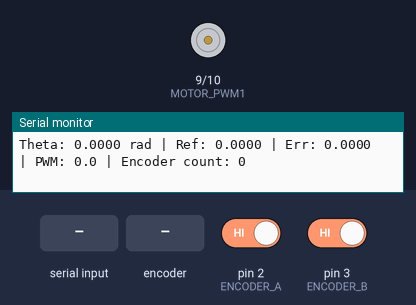
The sketch below on a simulated Arduino Uno, built with avr-gcc and run on an emulated ATmega328P. On the bench: motor-driver pin pairs drawn as motors (green arrow = first pin HIGH = forward, orange = second pin HIGH = backward, longer = more drive), the last lines printed to the serial monitor. Inputs (shaded band) come from the test bench; at power-on: pin 2 (ENCODER_A) HIGH, pin 3 (ENCODER_B) HIGH.

Above: at 1.2 s.
1.3 s: "SET,45\n" received over Serial
At 2.3 s:
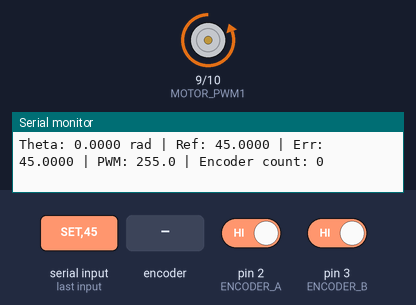
2.8 s: "SET\n" received over Serial
At 4.1 s:
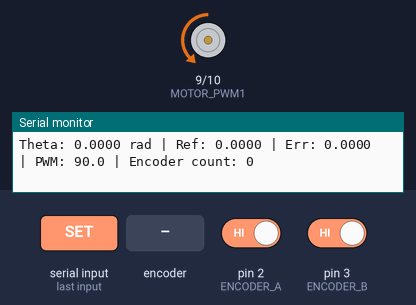
4.4 s: "SET,45\n" received over Serial
At 5.7 s:
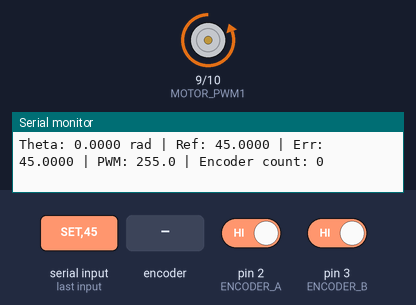
6.0 s: rotary encoder on pin 2 (ENCODER_A) / pin 3 (ENCODER_B) turned 2 steps (second pin leading)
9.4 s: "SET90\n" received over Serial
At 9.52 s:
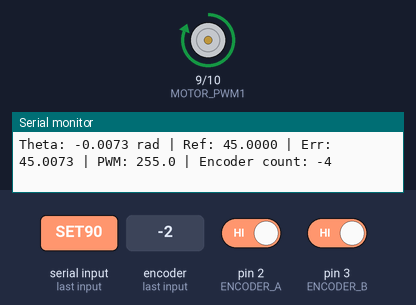
12.4 s: rotary encoder on pin 2 (ENCODER_A) / pin 3 (ENCODER_B) turned 3 steps (first pin leading)
At 13.1 s:
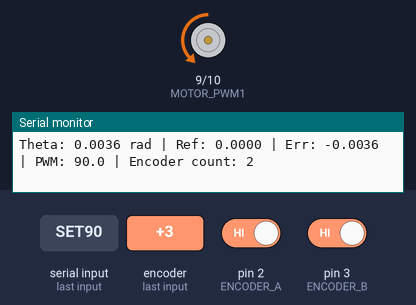
Timing chart, 0 to 15.4 s (numbered marks = the images above; inputs shaded):
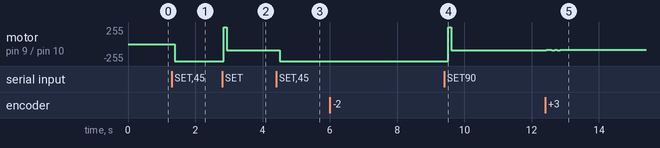

The sketch:

controlemoteur.ino
```cpp
#define ENCODER_A 2
#define ENCODER_B 3

#define MOTOR_PWM1 9
#define MOTOR_PWM2 10

#define TICKS_PAR_TOUR 3459.0  // calibré à partir du test
#define MEASURE_INTERVAL 30    // ms

volatile long encoderCount = 0;

float theta_ref = 0.0;
float Kp = 6.5;
float Ki = 9.0;
float Kd = 1.0;
float integral = 0.0;
float prevError = 0.0;

unsigned long lastTime = 0;

void encoderISR() {
  if (digitalRead(ENCODER_A) == digitalRead(ENCODER_B)) {
    encoderCount--;
  } else {
    encoderCount++;
  }
}

void setup() {
  Serial.begin(9600);

  pinMode(ENCODER_A, INPUT_PULLUP);
  pinMode(ENCODER_B, INPUT_PULLUP);
  attachInterrupt(digitalPinToInterrupt(ENCODER_A), encoderISR, CHANGE);

  pinMode(MOTOR_PWM1, OUTPUT);
  pinMode(MOTOR_PWM2, OUTPUT);

  analogWrite(MOTOR_PWM1, 0);
  analogWrite(MOTOR_PWM2, 0);

  Serial.println("Système prêt. Commandes : SET x.x | RESET | TEST");
}

void loop() {
  unsigned long currentTime = millis();

  // -------- RÉCEPTION COMMANDE --------
  if (Serial.available()) {
    String cmd = Serial.readStringUntil('\n');
    cmd.trim();

    if (cmd.startsWith("SET")) {
      theta_ref = cmd.substring(4).toFloat();
      Serial.print("Nouvelle consigne (rad) : ");
      Serial.println(theta_ref, 4);
    } else if (cmd == "RESET") {
      encoderCount = 0;
      integral = 0;
      prevError = 0;
      Serial.println("Réinitialisé.");
    }
  }

  // -------- BOUCLE PID --------
  if (currentTime - lastTime >= MEASURE_INTERVAL) {
    float dt = MEASURE_INTERVAL / 1000.0;

    //  Correction ici : conversion ticks → rad
    float theta = encoderCount * (2 * PI / TICKS_PAR_TOUR);
    float error = theta_ref - theta;

    integral += error * dt;
    if (integral > 10) integral = 10;
    if (integral < -10) integral = -10;

    float derivative = (error - prevError) / dt;
    float control = Kp * error + Ki * integral + Kd * derivative;
    prevError = error;

    control = constrain(control, -255, 255);

    // -------- COMMANDE MOTEUR --------
    int pwm = abs(control);

    if (pwm < 20) {
      analogWrite(MOTOR_PWM1, 0);
      analogWrite(MOTOR_PWM2, 0);
    } else {
      pwm = constrain(pwm, 0, 255);
      if (control > 0) {
        analogWrite(MOTOR_PWM1, 0);
        analogWrite(MOTOR_PWM2, pwm);
      } else {
        analogWrite(MOTOR_PWM1, pwm);
        analogWrite(MOTOR_PWM2, 0);
      }
    }

    // -------- AFFICHAGE --------
    Serial.print("Theta: ");
    Serial.print(theta, 4);
    Serial.print(" rad | Ref: ");
    Serial.print(theta_ref, 4);
    Serial.print(" | Err: ");
    Serial.print(error, 4);
    Serial.print(" | PWM: ");
    Serial.print(control, 1);
    Serial.print(" | Encoder count: ");
    Serial.println(encoderCount);

    lastTime = currentTime;
  }
}
```

Measured:
- after the input at 1.3 s, motor on pin 9 (MOTOR_PWM1) / pin 10 (MOTOR_PWM2): stopped → backward 255/255 after 0.08 s
- after the input at 2.8 s, motor on pin 9 (MOTOR_PWM1) / pin 10 (MOTOR_PWM2): backward 255/255 → forward 255/255 after 0.05 s, → backward 90/255 0.08 s later
- after the input at 4.4 s, motor on pin 9 (MOTOR_PWM1) / pin 10 (MOTOR_PWM2): backward 90/255 → backward 255/255 after 0.11 s
- after the input at 9.4 s, motor on pin 9 (MOTOR_PWM1) / pin 10 (MOTOR_PWM2): backward 255/255 → forward 255/255 after 0.12 s, → backward 90/255 0.09 s later
- after the input at 12.4 s, motor on pin 9 (MOTOR_PWM1) / pin 10 (MOTOR_PWM2): goes backward 89/255 0.17 s, backward 90/255 0.08 s, backward 89/255 0.08 s, backward 90/255 0.08 s, then backward 89/255, starting at once
